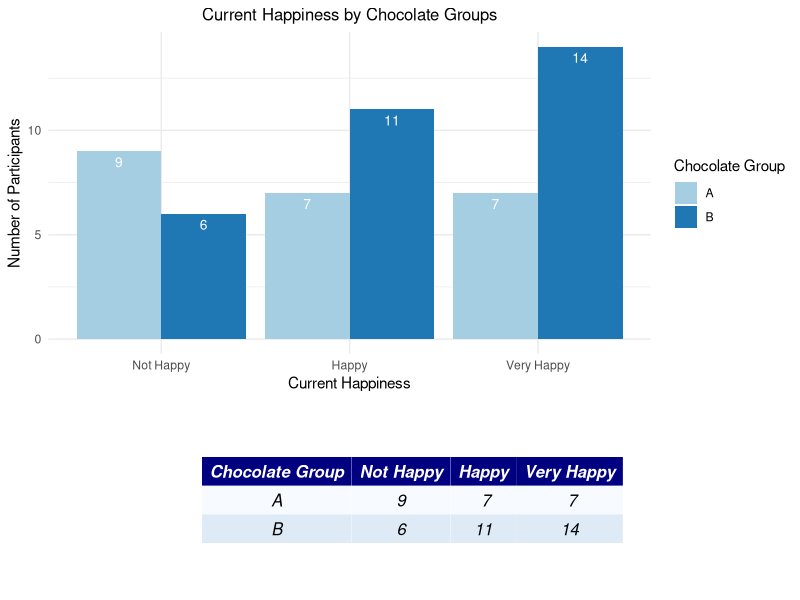
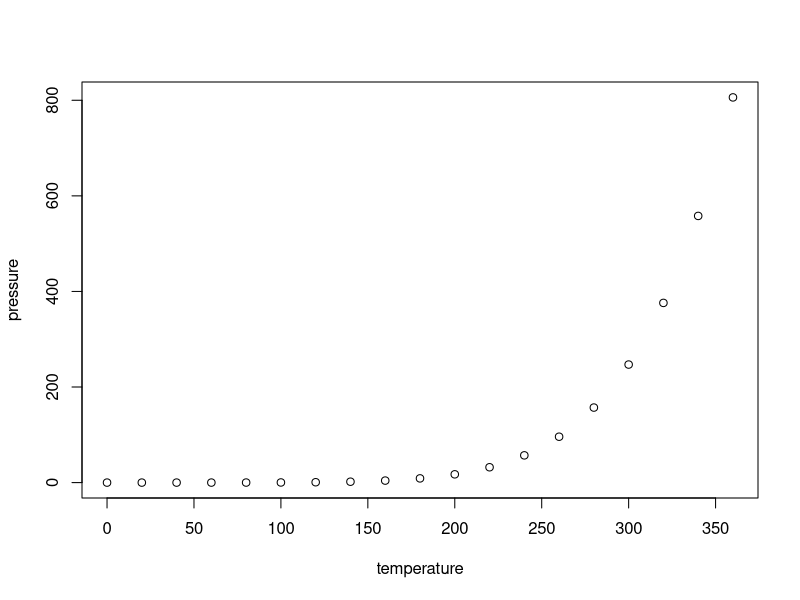

Write the R code that produced these figures, in order.
## ---- chunk 1
knitr::opts_chunk$set(echo = TRUE)
## ---- chunk 2
data<-read.csv('Be curious 2022 participant data.csv')
data$Colour<-as.factor(data$Colour)
data$Group<-as.factor(data$Group)
data$How.Happy.Are.You.<-factor(data$How.Happy.Are.You., ordered=TRUE, labels=c("Not Happy","Happy","Very Happy"))

OverallPlotData <- data.frame(table(data$Group, data$How.Happy.Are.You.))
colnames(OverallPlotData) <- c("Chocolate Group", "Happy", "Freq")

library(ggplot2)
library(scales)
library(grid)
library(gridExtra)
library(tidyr)

OverallPlot <- ggplot(OverallPlotData, aes(fill=`Chocolate Group`, x=Happy, y=Freq)) + 
  geom_bar(position="dodge", stat="identity") + theme_minimal() + theme(plot.title = element_text(size = 12,hjust=0.5)) +
  scale_fill_brewer(palette="Paired") + 
  geom_text(aes(label=Freq), vjust=1.6, color="white", position = position_dodge(0.9), size=3.5) +
  labs(title="Current Happiness by Chocolate Groups", x="Current Happiness", y="Number of Participants")


tt3 <- ttheme_minimal(
  core=list(bg_params = list(fill = blues9[1:4], col=NA),
            fg_params=list(fontface=3)),
  colhead=list(bg_params = list(fill = "navyblue", col=NA),
               fg_params=list(col="white", fontface=4L)),
  rowhead=list(fg_params=list(col="white", fontface=3L)))

table<-spread(OverallPlotData,key=Happy,value=Freq)
tbl <- tableGrob(table, theme=tt3)
grid.arrange(OverallPlot, tbl,
             nrow = 2,
             heights = c(1, 0.5))
## ---- chunk 3
plot(pressure)
